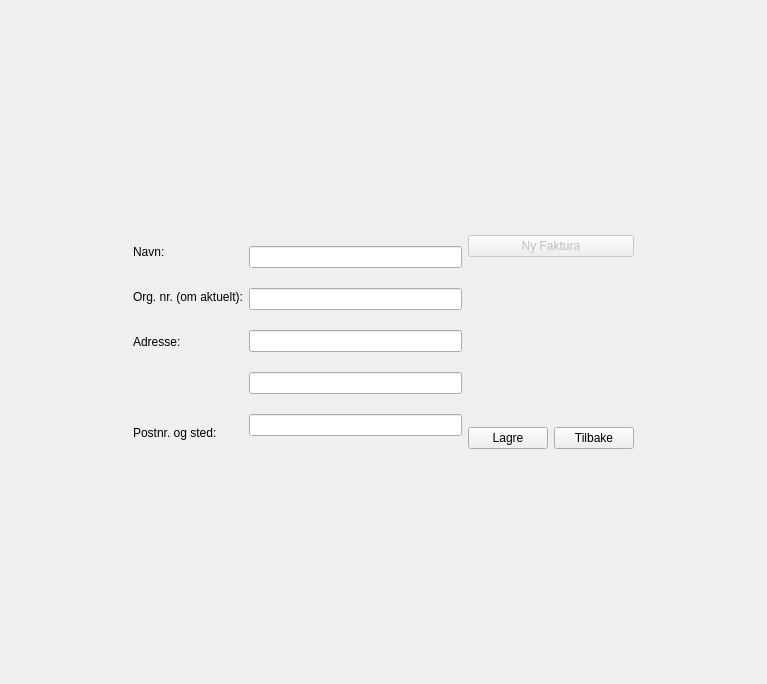
<?xml version="1.0" encoding="UTF-8"?>
<ui version="4.0">
 <class>Form</class>
 <widget class="QWidget" name="Form">
  <property name="geometry">
   <rect>
    <x>0</x>
    <y>0</y>
    <width>767</width>
    <height>684</height>
   </rect>
  </property>
  <property name="windowTitle">
   <string>Form</string>
  </property>
  <layout class="QVBoxLayout" name="verticalLayout">
   <item>
    <spacer name="verticalSpacer_2">
     <property name="orientation">
      <enum>Qt::Vertical</enum>
     </property>
     <property name="sizeHint" stdset="0">
      <size>
       <width>20</width>
       <height>40</height>
      </size>
     </property>
    </spacer>
   </item>
   <item>
    <layout class="QHBoxLayout" name="horizontalLayout" stretch="4,3,7,1,4">
     <item>
      <spacer name="horizontalSpacer">
       <property name="orientation">
        <enum>Qt::Horizontal</enum>
       </property>
       <property name="sizeHint" stdset="0">
        <size>
         <width>40</width>
         <height>20</height>
        </size>
       </property>
      </spacer>
     </item>
     <item>
      <layout class="QVBoxLayout" name="verticalLayout_4">
       <item>
        <widget class="QLabel" name="label_6">
         <property name="text">
          <string>Navn:</string>
         </property>
        </widget>
       </item>
       <item>
        <widget class="QLabel" name="label_5">
         <property name="text">
          <string>Org. nr. (om aktuelt):</string>
         </property>
        </widget>
       </item>
       <item>
        <widget class="QLabel" name="label_7">
         <property name="text">
          <string>Adresse:</string>
         </property>
        </widget>
       </item>
       <item>
        <widget class="QLabel" name="label_9">
         <property name="text">
          <string/>
         </property>
        </widget>
       </item>
       <item>
        <widget class="QLabel" name="label_8">
         <property name="text">
          <string>Postnr. og sted:</string>
         </property>
        </widget>
       </item>
      </layout>
     </item>
     <item>
      <layout class="QVBoxLayout" name="verticalLayout_2">
       <item>
        <widget class="QLineEdit" name="lineEdit"/>
       </item>
       <item>
        <widget class="QLineEdit" name="lineEdit_2"/>
       </item>
       <item>
        <widget class="QLineEdit" name="lineEdit_3"/>
       </item>
       <item>
        <widget class="QLineEdit" name="lineEdit_4"/>
       </item>
       <item>
        <widget class="QLineEdit" name="lineEdit_5"/>
       </item>
      </layout>
     </item>
     <item>
      <layout class="QVBoxLayout" name="verticalLayout_3">
       <property name="topMargin">
        <number>3</number>
       </property>
       <property name="bottomMargin">
        <number>3</number>
       </property>
       <item>
        <widget class="QPushButton" name="pushButton">
         <property name="enabled">
          <bool>false</bool>
         </property>
         <property name="text">
          <string>Ny Faktura</string>
         </property>
        </widget>
       </item>
       <item>
        <spacer name="verticalSpacer">
         <property name="orientation">
          <enum>Qt::Vertical</enum>
         </property>
         <property name="sizeHint" stdset="0">
          <size>
           <width>20</width>
           <height>40</height>
          </size>
         </property>
        </spacer>
       </item>
       <item>
        <layout class="QHBoxLayout" name="horizontalLayout_7">
         <property name="bottomMargin">
          <number>0</number>
         </property>
         <item>
          <widget class="QPushButton" name="pushButton_2">
           <property name="text">
            <string>Lagre</string>
           </property>
          </widget>
         </item>
         <item>
          <widget class="QPushButton" name="pushButton_3">
           <property name="text">
            <string>Tilbake</string>
           </property>
          </widget>
         </item>
        </layout>
       </item>
      </layout>
     </item>
     <item>
      <spacer name="horizontalSpacer_2">
       <property name="orientation">
        <enum>Qt::Horizontal</enum>
       </property>
       <property name="sizeHint" stdset="0">
        <size>
         <width>40</width>
         <height>20</height>
        </size>
       </property>
      </spacer>
     </item>
    </layout>
   </item>
   <item>
    <spacer name="verticalSpacer_3">
     <property name="orientation">
      <enum>Qt::Vertical</enum>
     </property>
     <property name="sizeHint" stdset="0">
      <size>
       <width>20</width>
       <height>40</height>
      </size>
     </property>
    </spacer>
   </item>
  </layout>
 </widget>
 <resources/>
 <connections/>
</ui>
